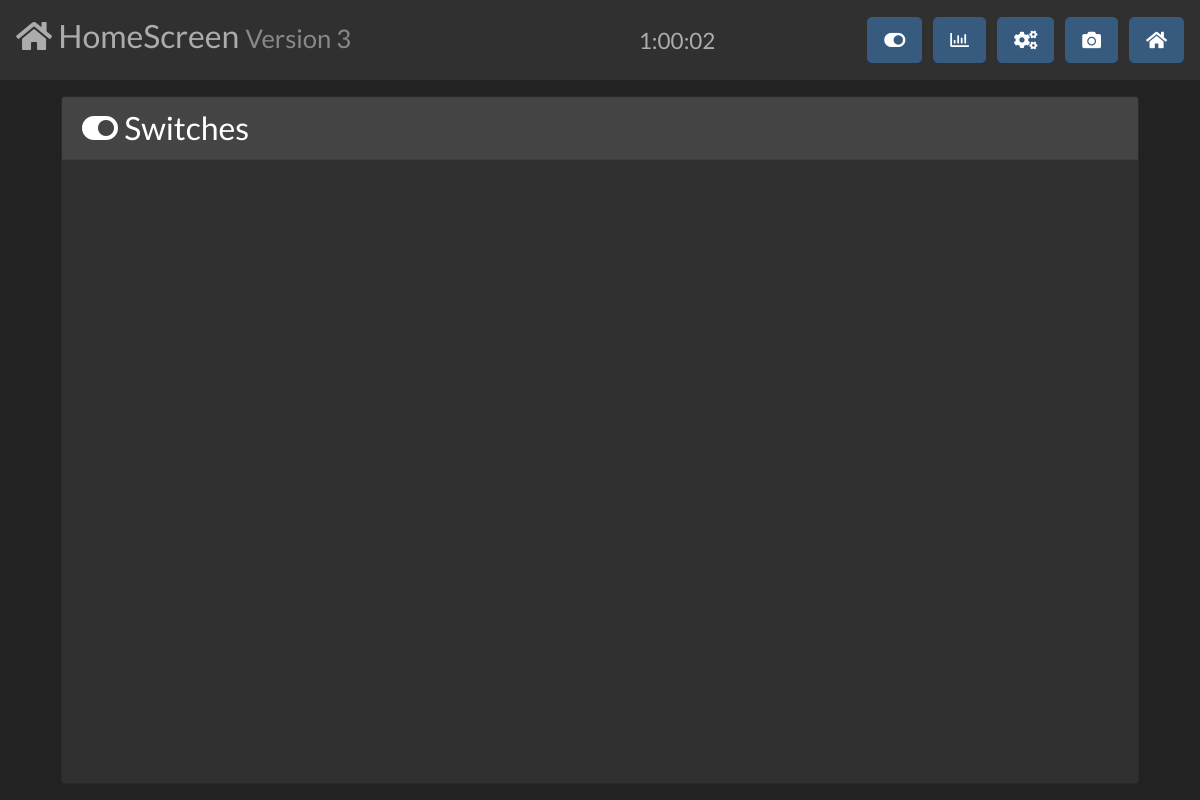
The app's page /switches.php, older data.
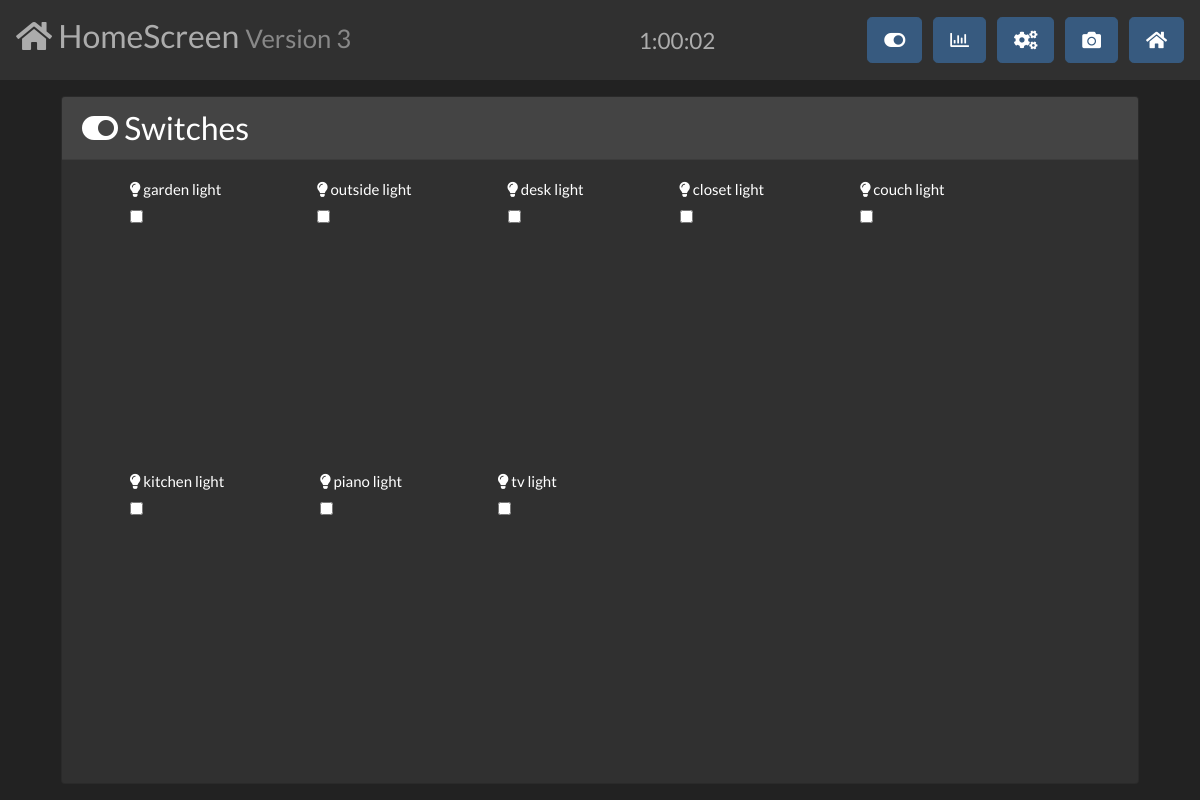
The same page, newer data.
### tables this page shows
CREATE TABLE switches (
  id INT NOT NULL AUTO_INCREMENT,
  name VARCHAR(30),
  type VARCHAR(30),
  status BIT,
  value VARCHAR(10),
  on_code SMALLINT,
  off_code SMALLINT,
  PRIMARY KEY (id)
);

### scripts/functions.php (called while the page is built, shortened)
<?php
function icon($icon) {
    switch($icon) {
        case "light": return "fas fa-lightbulb";
    }
}
?>

### switches.php (the view, shortened to what this page needs)
<?php include "templates/header.php"; ?>
<link href="https://cdn.jsdelivr.net/gh/gitbrent/bootstrap4-toggle@3.6.1/css/bootstrap4-toggle.min.css" rel="stylesheet">
    <main class="container">
        <div class="card">
            <h3 class="card-header"><i class="fas fa-toggle-on"></i> Switches</h3>
            <div class="card-body h-100">
                <div class="h-100 d-flex flex-wrap overflow-auto">
                    <?php
                    $sql = "SELECT name, type, status, value FROM switches";
                    $sth = $db->prepare($sql);
                    $sth->execute();
                    while ($row = $sth->fetch()) { ?>
                        <div class="form-group mr-5 ml-5">
                            <h6><?php echo '<i class="' . icon($row["type"]) . '"></i> ' . $row["name"] . " " . $row["type"]; ?></h6>
                            <input type="checkbox" id="<?php echo $row["name"] . "_" . $row["type"]; ?>"
                            <?php echo $row["status"] == 1?"checked ":""; echo $row["value"] !== "manual"?"disabled checked ":'data-onstyle="success"'; ?>
                            data-toggle="toggle" data-on="<?php echo $row["value"] !== "manual"?"Automatic":""; ?>"
                            data-offstyle="danger" data-height="80" data-width="110"/>
                        </div>
                    <?php } ?>
                </div>
            </div>
        </div>
    </main>
</body>
</html>

### templates/header.php (shortened to what this page needs)
<!DOCTYPE html>
<html lang="en">
<head>
    <link rel="stylesheet" href="css/bootstrap.min.css">
    <link rel="stylesheet" href="css/bootstrap-select.css">
    <link rel="stylesheet" href="css/bootstrap-datepicker.css">
    <link rel="stylesheet" href="https://use.fontawesome.com/releases/v5.7.0/css/all.css"
>
    <?php
        include "scripts/functions.php";
    ?>
</head>
<body id="body" class="overflow-hidden" style="padding-top: 10vh;">
        <?php if (!strpos($_SERVER['PHP_SELF'], 'alarm.php') && !strpos($_SERVER['PHP_SELF'], 'arm.php') && !strpos($_SERVER['PHP_SELF'], 'unarm.php')) { ?>
        <header>
            <nav style="height: 10vh;" class="navbar fixed-top navbar-expand-lg navbar-dark bg-dark justify-content-between overflow-hidden">
                <a href="index.php" class="navbar-text h3 text-decoration-none"><i class="fas fa-home"></i> HomeScreen <small class="text-muted">Version 3</small></a>
                <div id="clock" class="navbar-text h4 m-0"></div>
                <div>
                    <a role="button" href="switches.php" class="btn btn-primary btn-lg ml-2"><i class="fas fa-toggle-on"></i></a>
                    <a role="button" href="info.php"     class="btn btn-primary btn-lg ml-2"><i class="far fa-chart-bar"></i></a>
                    <a role="button" href="settings.php" class="btn btn-primary btn-lg ml-2"><i class="fas fa-cogs"></i></a>
                    <a role="button" href="cams.php"     class="btn btn-primary btn-lg ml-2"><i class="fas fa-camera"></i></a>
                    <a role="button" href="index.php"    class="btn btn-primary btn-lg ml-2"><i class="fas fa-home"></i></a>
                </div>
            </nav>
        </header>
        <?php } ?>

Row changes from the older to the newer data that the page shows:
added switches: name "garden", type "light"
added switches: name "outside", type "light"
added switches: name "desk", type "light"
added switches: name "closet", type "light"
added switches: name "couch", type "light"
added switches: name "kitchen", type "light"
added switches: name "piano", type "light"
added switches: name "tv", type "light"
